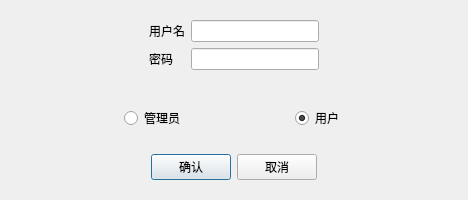
<?xml version="1.0" encoding="UTF-8"?>
<ui version="4.0">
 <class>loginwindow</class>
 <widget class="QWidget" name="loginwindow">
  <property name="geometry">
   <rect>
    <x>0</x>
    <y>0</y>
    <width>468</width>
    <height>200</height>
   </rect>
  </property>
  <property name="minimumSize">
   <size>
    <width>468</width>
    <height>200</height>
   </size>
  </property>
  <property name="maximumSize">
   <size>
    <width>468</width>
    <height>200</height>
   </size>
  </property>
  <property name="windowTitle">
   <string>登录</string>
  </property>
  <layout class="QVBoxLayout" name="verticalLayout">
   <item>
    <widget class="QWidget" name="widget" native="true">
     <layout class="QGridLayout" name="gridLayout">
      <item row="1" column="2">
       <widget class="QLineEdit" name="lineEdit_2">
        <property name="maxLength">
         <number>15</number>
        </property>
        <property name="echoMode">
         <enum>QLineEdit::Password</enum>
        </property>
       </widget>
      </item>
      <item row="1" column="1">
       <widget class="QLabel" name="label_2">
        <property name="text">
         <string>密码</string>
        </property>
       </widget>
      </item>
      <item row="0" column="1">
       <widget class="QLabel" name="label">
        <property name="text">
         <string>用户名</string>
        </property>
       </widget>
      </item>
      <item row="0" column="3">
       <spacer name="horizontalSpacer_2">
        <property name="orientation">
         <enum>Qt::Horizontal</enum>
        </property>
        <property name="sizeHint" stdset="0">
         <size>
          <width>40</width>
          <height>20</height>
         </size>
        </property>
       </spacer>
      </item>
      <item row="0" column="2">
       <widget class="QLineEdit" name="lineEdit_1">
        <property name="maxLength">
         <number>10</number>
        </property>
       </widget>
      </item>
      <item row="0" column="0">
       <spacer name="horizontalSpacer">
        <property name="orientation">
         <enum>Qt::Horizontal</enum>
        </property>
        <property name="sizeHint" stdset="0">
         <size>
          <width>40</width>
          <height>20</height>
         </size>
        </property>
       </spacer>
      </item>
     </layout>
    </widget>
   </item>
   <item>
    <spacer name="verticalSpacer">
     <property name="orientation">
      <enum>Qt::Vertical</enum>
     </property>
     <property name="sizeHint" stdset="0">
      <size>
       <width>20</width>
       <height>40</height>
      </size>
     </property>
    </spacer>
   </item>
   <item>
    <widget class="QWidget" name="widget_3" native="true">
     <layout class="QHBoxLayout" name="horizontalLayout_2">
      <item>
       <spacer name="horizontalSpacer_5">
        <property name="orientation">
         <enum>Qt::Horizontal</enum>
        </property>
        <property name="sizeHint" stdset="0">
         <size>
          <width>95</width>
          <height>20</height>
         </size>
        </property>
       </spacer>
      </item>
      <item>
       <widget class="QRadioButton" name="radioButton">
        <property name="text">
         <string>管理员</string>
        </property>
        <property name="checked">
         <bool>false</bool>
        </property>
       </widget>
      </item>
      <item>
       <spacer name="horizontalSpacer_6">
        <property name="orientation">
         <enum>Qt::Horizontal</enum>
        </property>
        <property name="sizeHint" stdset="0">
         <size>
          <width>96</width>
          <height>20</height>
         </size>
        </property>
       </spacer>
      </item>
      <item>
       <widget class="QRadioButton" name="radioButton_2">
        <property name="text">
         <string>用户</string>
        </property>
        <property name="checked">
         <bool>true</bool>
        </property>
       </widget>
      </item>
      <item>
       <spacer name="horizontalSpacer_7">
        <property name="orientation">
         <enum>Qt::Horizontal</enum>
        </property>
        <property name="sizeHint" stdset="0">
         <size>
          <width>95</width>
          <height>20</height>
         </size>
        </property>
       </spacer>
      </item>
     </layout>
    </widget>
   </item>
   <item>
    <widget class="QWidget" name="widget_2" native="true">
     <layout class="QHBoxLayout" name="horizontalLayout">
      <item>
       <spacer name="horizontalSpacer_3">
        <property name="orientation">
         <enum>Qt::Horizontal</enum>
        </property>
        <property name="sizeHint" stdset="0">
         <size>
          <width>40</width>
          <height>20</height>
         </size>
        </property>
       </spacer>
      </item>
      <item>
       <widget class="QPushButton" name="pushButton_1">
        <property name="text">
         <string>确认</string>
        </property>
        <property name="autoDefault">
         <bool>false</bool>
        </property>
        <property name="default">
         <bool>true</bool>
        </property>
       </widget>
      </item>
      <item>
       <widget class="QPushButton" name="pushButton_2">
        <property name="text">
         <string>取消</string>
        </property>
       </widget>
      </item>
      <item>
       <spacer name="horizontalSpacer_4">
        <property name="orientation">
         <enum>Qt::Horizontal</enum>
        </property>
        <property name="sizeHint" stdset="0">
         <size>
          <width>40</width>
          <height>20</height>
         </size>
        </property>
       </spacer>
      </item>
     </layout>
    </widget>
   </item>
  </layout>
 </widget>
 <resources/>
 <connections/>
</ui>
